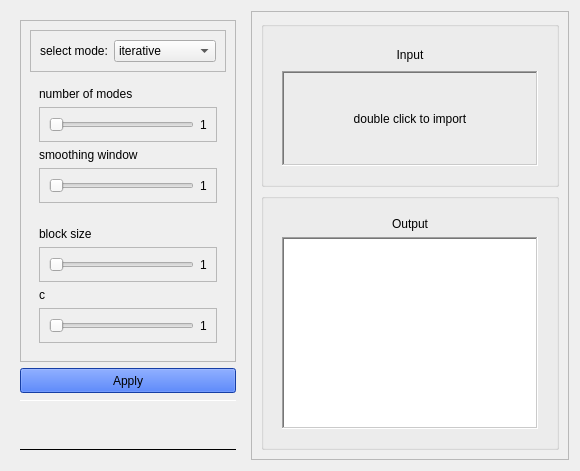
      <widget class="QWidget" name="tab_2">
       <attribute name="title">
        <string>thresholding</string>
       </attribute>
       <layout class="QHBoxLayout" name="horizontalLayout_6">
        <item>
         <widget class="QWidget" name="widget_5" native="true">
          <property name="maximumSize">
           <size>
            <width>300</width>
            <height>16777215</height>
           </size>
          </property>
          <property name="styleSheet">
           <string notr="true">#widget_4{
border: 2px solid white;
border-radius: 5px;
}</string>
          </property>
          <layout class="QVBoxLayout" name="verticalLayout_8">
           <item>
            <widget class="QFrame" name="frame_4">
             <property name="sizePolicy">
              <sizepolicy hsizetype="Preferred" vsizetype="Preferred">
               <horstretch>0</horstretch>
               <verstretch>0</verstretch>
              </sizepolicy>
             </property>
             <property name="frameShape">
              <enum>QFrame::StyledPanel</enum>
             </property>
             <property name="frameShadow">
              <enum>QFrame::Raised</enum>
             </property>
             <layout class="QVBoxLayout" name="verticalLayout_9">
              <item>
               <widget class="QFrame" name="frame_15">
                <property name="frameShape">
                 <enum>QFrame::StyledPanel</enum>
                </property>
                <property name="frameShadow">
                 <enum>QFrame::Raised</enum>
                </property>
                <layout class="QHBoxLayout" name="horizontalLayout_5">
                 <item>
                  <widget class="QLabel" name="label_9">
                   <property name="maximumSize">
                    <size>
                     <width>16777215</width>
                     <height>35</height>
                    </size>
                   </property>
                   <property name="text">
                    <string>select mode:</string>
                   </property>
                  </widget>
                 </item>
                 <item>
                  <widget class="QComboBox" name="thersholding_combo">
                   <property name="currentText">
                    <string>iterative</string>
                   </property>
                   <item>
                    <property name="text">
                     <string>iterative</string>
                    </property>
                   </item>
                   <item>
                    <property name="text">
                     <string>local</string>
                    </property>
                   </item>
                   <item>
                    <property name="text">
                     <string>otsu</string>
                    </property>
                   </item>
                   <item>
                    <property name="text">
                     <string>multi-spectral</string>
                    </property>
                   </item>
                  </widget>
                 </item>
                </layout>
               </widget>
              </item>
              <item>
               <widget class="QWidget" name="spectral_widget" native="true">
                <layout class="QVBoxLayout" name="verticalLayout_24">
                 <item>
                  <widget class="QLabel" name="label_14">
                   <property name="text">
                    <string>number of modes</string>
                   </property>
                  </widget>
                 </item>
                 <item>
                  <widget class="QFrame" name="frame_30">
                   <property name="frameShape">
                    <enum>QFrame::StyledPanel</enum>
                   </property>
                   <property name="frameShadow">
                    <enum>QFrame::Raised</enum>
                   </property>
                   <layout class="QHBoxLayout" name="horizontalLayout_21">
                    <item>
                     <widget class="QSlider" name="num_modes_slider">
                      <property name="minimum">
                       <number>1</number>
                      </property>
                      <property name="maximum">
                       <number>10</number>
                      </property>
                      <property name="orientation">
                       <enum>Qt::Horizontal</enum>
                      </property>
                     </widget>
                    </item>
                    <item>
                     <widget class="QLabel" name="num_modes_label">
                      <property name="text">
                       <string>1</string>
                      </property>
                     </widget>
                    </item>
                   </layout>
                  </widget>
                 </item>
                 <item>
                  <widget class="QLabel" name="label_16">
                   <property name="text">
                    <string>smoothing window</string>
                   </property>
                  </widget>
                 </item>
                 <item>
                  <widget class="QFrame" name="frame_31">
                   <property name="frameShape">
                    <enum>QFrame::StyledPanel</enum>
                   </property>
                   <property name="frameShadow">
                    <enum>QFrame::Raised</enum>
                   </property>
                   <layout class="QHBoxLayout" name="horizontalLayout_22">
                    <item>
                     <widget class="QSlider" name="smoothing_window_slider">
                      <property name="minimum">
                       <number>1</number>
                      </property>
                      <property name="maximum">
                       <number>10</number>
                      </property>
                      <property name="orientation">
                       <enum>Qt::Horizontal</enum>
                      </property>
                     </widget>
                    </item>
                    <item>
                     <widget class="QLabel" name="smoothing_window_label">
                      <property name="text">
                       <string>1</string>
                      </property>
                     </widget>
                    </item>
                   </layout>
                  </widget>
                 </item>
                </layout>
               </widget>
              </item>
              <item>
               <widget class="QWidget" name="local_thresholding_widget" native="true">
                <layout class="QVBoxLayout" name="verticalLayout_25">
                 <item>
                  <widget class="QLabel" name="label_17">
                   <property name="text">
                    <string>block size</string>
                   </property>
                  </widget>
                 </item>
                 <item>
                  <widget class="QFrame" name="frame_32">
                   <property name="frameShape">
                    <enum>QFrame::StyledPanel</enum>
                   </property>
                   <property name="frameShadow">
                    <enum>QFrame::Raised</enum>
                   </property>
                   <layout class="QHBoxLayout" name="horizontalLayout_23">
                    <item>
                     <widget class="QSlider" name="block_size_slider">
                      <property name="minimum">
                       <number>1</number>
                      </property>
                      <property name="maximum">
                       <number>10</number>
                      </property>
                      <property name="orientation">
                       <enum>Qt::Horizontal</enum>
                      </property>
                     </widget>
                    </item>
                    <item>
                     <widget class="QLabel" name="block_size_label">
                      <property name="text">
                       <string>1</string>
                      </property>
                     </widget>
                    </item>
                   </layout>
                  </widget>
                 </item>
                 <item>
                  <widget class="QLabel" name="label_18">
                   <property name="text">
                    <string>c</string>
                   </property>
                  </widget>
                 </item>
                 <item>
                  <widget class="QFrame" name="frame_33">
                   <property name="frameShape">
                    <enum>QFrame::StyledPanel</enum>
                   </property>
                   <property name="frameShadow">
                    <enum>QFrame::Raised</enum>
                   </property>
                   <layout class="QHBoxLayout" name="horizontalLayout_24">
                    <item>
                     <widget class="QSlider" name="c_slider">
                      <property name="minimum">
                       <number>1</number>
                      </property>
                      <property name="maximum">
                       <number>10</number>
                      </property>
                      <property name="orientation">
                       <enum>Qt::Horizontal</enum>
                      </property>
                     </widget>
                    </item>
                    <item>
                     <widget class="QLabel" name="c_label">
                      <property name="text">
                       <string>1</string>
                      </property>
                     </widget>
                    </item>
                   </layout>
                  </widget>
                 </item>
                </layout>
               </widget>
              </item>
             </layout>
            </widget>
           </item>
           <item>
            <widget class="QPushButton" name="apply_btn_thresholding">
             <property name="minimumSize">
              <size>
               <width>0</width>
               <height>25</height>
              </size>
             </property>
             <property name="styleSheet">
              <string notr="true">background-color: rgb(31, 87, 231);
border-color: rgb(0, 0, 127);</string>
             </property>
             <property name="text">
              <string>Apply</string>
             </property>
            </widget>
           </item>
           <item>
            <widget class="Line" name="line_3">
             <property name="palette">
              <palette>
               <active>
                <colorrole role="WindowText">
                 <brush brushstyle="SolidPattern">
                  <color alpha="255">
                   <red>255</red>
                   <green>255</green>
                   <blue>255</blue>
                  </color>
                 </brush>
                </colorrole>
                <colorrole role="Button">
                 <brush brushstyle="SolidPattern">
                  <color alpha="255">
                   <red>15</red>
                   <green>14</green>
                   <blue>19</blue>
                  </color>
                 </brush>
                </colorrole>
                <colorrole role="Light">
                 <brush brushstyle="SolidPattern">
                  <color alpha="255">
                   <red>255</red>
                   <green>255</green>
                   <blue>255</blue>
                  </color>
                 </brush>
                </colorrole>
                <colorrole role="Midlight">
                 <brush brushstyle="SolidPattern">
                  <color alpha="255">
                   <red>255</red>
                   <green>255</green>
                   <blue>255</blue>
                  </color>
                 </brush>
                </colorrole>
                <colorrole role="Dark">
                 <brush brushstyle="SolidPattern">
                  <color alpha="255">
                   <red>127</red>
                   <green>127</green>
                   <blue>127</blue>
                  </color>
                 </brush>
                </colorrole>
                <colorrole role="Mid">
                 <brush brushstyle="SolidPattern">
                  <color alpha="255">
                   <red>170</red>
                   <green>170</green>
                   <blue>170</blue>
                  </color>
                 </brush>
                </colorrole>
                <colorrole role="Text">
                 <brush brushstyle="SolidPattern">
                  <color alpha="255">
                   <red>255</red>
                   <green>255</green>
                   <blue>255</blue>
                  </color>
                 </brush>
                </colorrole>
                <colorrole role="BrightText">
                 <brush brushstyle="SolidPattern">
                  <color alpha="255">
                   <red>255</red>
                   <green>255</green>
                   <blue>255</blue>
                  </color>
                 </brush>
                </colorrole>
                <colorrole role="ButtonText">
                 <brush brushstyle="SolidPattern">
                  <color alpha="255">
                   <red>255</red>
                   <green>255</green>
                   <blue>255</blue>
                  </color>
                 </brush>
                </colorrole>
                <colorrole role="Base">
                 <brush brushstyle="SolidPattern">
                  <color alpha="255">
                   <red>15</red>
                   <green>14</green>
                   <blue>19</blue>
                  </color>
                 </brush>
                </colorrole>
                <colorrole role="Window">
                 <brush brushstyle="SolidPattern">
                  <color alpha="255">
                   <red>15</red>
                   <green>14</green>
                   <blue>19</blue>
                  </color>
                 </brush>
                </colorrole>
                <colorrole role="Shadow">
                 <brush brushstyle="SolidPattern">
                  <color alpha="255">
                   <red>0</red>
                   <green>0</green>
                   <blue>0</blue>
                  </color>
                 </brush>
                </colorrole>
                <colorrole role="AlternateBase">
                 <brush brushstyle="SolidPattern">
                  <color alpha="255">
                   <red>255</red>
                   <green>255</green>
                   <blue>255</blue>
                  </color>
                 </brush>
                </colorrole>
                <colorrole role="ToolTipBase">
                 <brush brushstyle="SolidPattern">
                  <color alpha="255">
                   <red>255</red>
                   <green>255</green>
                   <blue>220</blue>
                  </color>
                 </brush>
                </colorrole>
                <colorrole role="ToolTipText">
                 <brush brushstyle="SolidPattern">
                  <color alpha="255">
                   <red>0</red>
                   <green>0</green>
                   <blue>0</blue>
                  </color>
                 </brush>
                </colorrole>
                <colorrole role="PlaceholderText">
                 <brush brushstyle="SolidPattern">
                  <color alpha="128">
                   <red>0</red>
                   <green>0</green>
                   <blue>0</blue>
                  </color>
                 </brush>
                </colorrole>
               </active>
               <inactive>
                <colorrole role="WindowText">
                 <brush brushstyle="SolidPattern">
                  <color alpha="255">
                   <red>255</red>
                   <green>255</green>
                   <blue>255</blue>
                  </color>
                 </brush>
                </colorrole>
                <colorrole role="Button">
                 <brush brushstyle="SolidPattern">
                  <color alpha="255">
                   <red>15</red>
                   <green>14</green>
                   <blue>19</blue>
                  </color>
                 </brush>
                </colorrole>
                <colorrole role="Light">
                 <brush brushstyle="SolidPattern">
                  <color alpha="255">
                   <red>255</red>
                   <green>255</green>
                   <blue>255</blue>
                  </color>
                 </brush>
                </colorrole>
                <colorrole role="Midlight">
                 <brush brushstyle="SolidPattern">
                  <color alpha="255">
                   <red>255</red>
                   <green>255</green>
                   <blue>255</blue>
                  </color>
                 </brush>
                </colorrole>
                <colorrole role="Dark">
                 <brush brushstyle="SolidPattern">
                  <color alpha="255">
                   <red>127</red>
                   <green>127</green>
                   <blue>127</blue>
                  </color>
                 </brush>
                </colorrole>
                <colorrole role="Mid">
                 <brush brushstyle="SolidPattern">
                  <color alpha="255">
                   <red>170</red>
                   <green>170</green>
                   <blue>170</blue>
                  </color>
                 </brush>
                </colorrole>
                <colorrole role="Text">
                 <brush brushstyle="SolidPattern">
                  <color alpha="255">
                   <red>255</red>
                   <green>255</green>
                   <blue>255</blue>
                  </color>
                 </brush>
                </colorrole>
                <colorrole role="BrightText">
                 <brush brushstyle="SolidPattern">
                  <color alpha="255">
                   <red>255</red>
                   <green>255</green>
                   <blue>255</blue>
                  </color>
                 </brush>
                </colorrole>
                <colorrole role="ButtonText">
                 <brush brushstyle="SolidPattern">
                  <color alpha="255">
                   <red>255</red>
                   <green>255</green>
                   <blue>255</blue>
                  </color>
                 </brush>
                </colorrole>
                <colorrole role="Base">
                 <brush brushstyle="SolidPattern">
                  <color alpha="255">
                   <red>15</red>
                   <green>14</green>
                   <blue>19</blue>
                  </color>
                 </brush>
                </colorrole>
                <colorrole role="Window">
                 <brush brushstyle="SolidPattern">
                  <color alpha="255">
                   <red>15</red>
                   <green>14</green>
                   <blue>19</blue>
                  </color>
                 </brush>
                </colorrole>
                <colorrole role="Shadow">
                 <brush brushstyle="SolidPattern">
                  <color alpha="255">
                   <red>0</red>
                   <green>0</green>
                   <blue>0</blue>
                  </color>
                 </brush>
                </colorrole>
                <colorrole role="AlternateBase">
                 <brush brushstyle="SolidPattern">
                  <color alpha="255">
                   <red>255</red>
                   <green>255</green>
                   <blue>255</blue>
                  </color>
                 </brush>
                </colorrole>
                <colorrole role="ToolTipBase">
                 <brush brushstyle="SolidPattern">
                  <color alpha="255">
                   <red>255</red>
                   <green>255</green>
                   <blue>220</blue>
                  </color>
                 </brush>
                </colorrole>
                <colorrole role="ToolTipText">
                 <brush brushstyle="SolidPattern">
                  <color alpha="255">
                   <red>0</red>
                   <green>0</green>
                   <blue>0</blue>
                  </color>
                 </brush>
                </colorrole>
                <colorrole role="PlaceholderText">
                 <brush brushstyle="SolidPattern">
                  <color alpha="128">
                   <red>0</red>
                   <green>0</green>
                   <blue>0</blue>
                  </color>
                 </brush>
                </colorrole>
               </inactive>
               <disabled>
                <colorrole role="WindowText">
                 <brush brushstyle="SolidPattern">
                  <color alpha="255">
                   <red>255</red>
                   <green>255</green>
                   <blue>255</blue>
                  </color>
                 </brush>
                </colorrole>
                <colorrole role="Button">
                 <brush brushstyle="SolidPattern">
                  <color alpha="255">
                   <red>15</red>
                   <green>14</green>
                   <blue>19</blue>
                  </color>
                 </brush>
                </colorrole>
                <colorrole role="Light">
                 <brush brushstyle="SolidPattern">
                  <color alpha="255">
                   <red>255</red>
                   <green>255</green>
                   <blue>255</blue>
                  </color>
                 </brush>
                </colorrole>
                <colorrole role="Midlight">
                 <brush brushstyle="SolidPattern">
                  <color alpha="255">
                   <red>255</red>
                   <green>255</green>
                   <blue>255</blue>
                  </color>
                 </brush>
                </colorrole>
                <colorrole role="Dark">
                 <brush brushstyle="SolidPattern">
                  <color alpha="255">
                   <red>127</red>
                   <green>127</green>
                   <blue>127</blue>
                  </color>
                 </brush>
                </colorrole>
                <colorrole role="Mid">
                 <brush brushstyle="SolidPattern">
                  <color alpha="255">
                   <red>170</red>
                   <green>170</green>
                   <blue>170</blue>
                  </color>
                 </brush>
                </colorrole>
                <colorrole role="Text">
                 <brush brushstyle="SolidPattern">
                  <color alpha="255">
                   <red>255</red>
                   <green>255</green>
                   <blue>255</blue>
                  </color>
                 </brush>
                </colorrole>
                <colorrole role="BrightText">
                 <brush brushstyle="SolidPattern">
                  <color alpha="255">
                   <red>255</red>
                   <green>255</green>
                   <blue>255</blue>
                  </color>
                 </brush>
                </colorrole>
                <colorrole role="ButtonText">
                 <brush brushstyle="SolidPattern">
                  <color alpha="255">
                   <red>255</red>
                   <green>255</green>
                   <blue>255</blue>
                  </color>
                 </brush>
                </colorrole>
                <colorrole role="Base">
                 <brush brushstyle="SolidPattern">
                  <color alpha="255">
                   <red>15</red>
                   <green>14</green>
                   <blue>19</blue>
                  </color>
                 </brush>
                </colorrole>
                <colorrole role="Window">
                 <brush brushstyle="SolidPattern">
                  <color alpha="255">
                   <red>15</red>
                   <green>14</green>
                   <blue>19</blue>
                  </color>
                 </brush>
                </colorrole>
                <colorrole role="Shadow">
                 <brush brushstyle="SolidPattern">
                  <color alpha="255">
                   <red>0</red>
                   <green>0</green>
                   <blue>0</blue>
                  </color>
                 </brush>
                </colorrole>
                <colorrole role="AlternateBase">
                 <brush brushstyle="SolidPattern">
                  <color alpha="255">
                   <red>255</red>
                   <green>255</green>
                   <blue>255</blue>
                  </color>
                 </brush>
                </colorrole>
                <colorrole role="ToolTipBase">
                 <brush brushstyle="SolidPattern">
                  <color alpha="255">
                   <red>255</red>
                   <green>255</green>
                   <blue>220</blue>
                  </color>
                 </brush>
                </colorrole>
                <colorrole role="ToolTipText">
                 <brush brushstyle="SolidPattern">
                  <color alpha="255">
                   <red>0</red>
                   <green>0</green>
                   <blue>0</blue>
                  </color>
                 </brush>
                </colorrole>
                <colorrole role="PlaceholderText">
                 <brush brushstyle="SolidPattern">
                  <color alpha="128">
                   <red>0</red>
                   <green>0</green>
                   <blue>0</blue>
                  </color>
                 </brush>
                </colorrole>
               </disabled>
              </palette>
             </property>
             <property name="styleSheet">
              <string notr="true">color: rgb(255, 255, 255);</string>
             </property>
             <property name="frameShadow">
              <enum>QFrame::Plain</enum>
             </property>
             <property name="lineWidth">
              <number>1</number>
             </property>
             <property name="orientation">
              <enum>Qt::Horizontal</enum>
             </property>
            </widget>
           </item>
           <item>
            <spacer name="verticalSpacer_2">
             <property name="orientation">
              <enum>Qt::Vertical</enum>
             </property>
             <property name="sizeHint" stdset="0">
              <size>
               <width>20</width>
               <height>40</height>
              </size>
             </property>
            </spacer>
           </item>
           <item>
            <widget class="Line" name="line_4">
             <property name="frameShadow">
              <enum>QFrame::Plain</enum>
             </property>
             <property name="orientation">
              <enum>Qt::Horizontal</enum>
             </property>
            </widget>
           </item>
          </layout>
         </widget>
        </item>
        <item>
         <widget class="QFrame" name="frame_6">
          <property name="frameShape">
           <enum>QFrame::StyledPanel</enum>
          </property>
          <property name="frameShadow">
           <enum>QFrame::Raised</enum>
          </property>
          <layout class="QVBoxLayout" name="verticalLayout_29">
           <item>
            <widget class="QGroupBox" name="groupBox_5">
             <property name="title">
              <string/>
             </property>
             <layout class="QGridLayout" name="gridLayout_24">
              <item row="1" column="0">
               <layout class="QVBoxLayout" name="verticalLayout_15">
                <property name="spacing">
                 <number>0</number>
                </property>
                <item>
                 <layout class="QVBoxLayout" name="verticalLayout_16">
                  <item>
                   <widget class="QGroupBox" name="groupBox_6">
                    <property name="minimumSize">
                     <size>
                      <width>250</width>
                      <height>0</height>
                     </size>
                    </property>
                    <property name="styleSheet">
                     <string notr="true">QGroupBox {
    border: none; /* or border: 0; */
}

QGroupBox::title {
    subcontrol-origin: margin;
    subcontrol-position: top left;
    padding: 0 5px; /* Optional padding for the title */
}

</string>
                    </property>
                    <property name="title">
                     <string/>
                    </property>
                    <layout class="QVBoxLayout" name="verticalLayout_17">
                     <item>
                      <widget class="QLabel" name="label_20">
                       <property name="maximumSize">
                        <size>
                         <width>16777215</width>
                         <height>20</height>
                        </size>
                       </property>
                       <property name="text">
                        <string>Input</string>
                       </property>
                       <property name="alignment">
                        <set>Qt::AlignCenter</set>
                       </property>
                      </widget>
                     </item>
                     <item>
                      <widget class="QLabel" name="input_img_thresholding">
                       <property name="sizePolicy">
                        <sizepolicy hsizetype="Preferred" vsizetype="Preferred">
                         <horstretch>0</horstretch>
                         <verstretch>0</verstretch>
                        </sizepolicy>
                       </property>
                       <property name="minimumSize">
                        <size>
                         <width>0</width>
                         <height>0</height>
                        </size>
                       </property>
                       <property name="maximumSize">
                        <size>
                         <width>16777215</width>
                         <height>16777215</height>
                        </size>
                       </property>
                       <property name="frameShape">
                        <enum>QFrame::WinPanel</enum>
                       </property>
                       <property name="frameShadow">
                        <enum>QFrame::Sunken</enum>
                       </property>
                       <property name="text">
                        <string>double click to import</string>
                       </property>
                       <property name="scaledContents">
                        <bool>false</bool>
                       </property>
                       <property name="alignment">
                        <set>Qt::AlignCenter</set>
                       </property>
                      </widget>
                     </item>
                    </layout>
                   </widget>
                  </item>
                 </layout>
                </item>
               </layout>
              </item>
             </layout>
            </widget>
           </item>
           <item>
            <widget class="QGroupBox" name="groupBox_7">
             <property name="title">
              <string/>
             </property>
             <layout class="QGridLayout" name="gridLayout_25">
              <item row="1" column="0">
               <layout class="QVBoxLayout" name="verticalLayout_18">
                <property name="spacing">
                 <number>0</number>
                </property>
                <item>
                 <layout class="QVBoxLayout" name="verticalLayout_19">
                  <item>
                   <widget class="QGroupBox" name="groupBox_8">
                    <property name="minimumSize">
                     <size>
                      <width>250</width>
                      <height>0</height>
                     </size>
                    </property>
                    <property name="styleSheet">
                     <string notr="true">QGroupBox {
    border: none; /* or border: 0; */
}

QGroupBox::title {
    subcontrol-origin: margin;
    subcontrol-position: top left;
    padding: 0 5px; /* Optional padding for the title */
}

</string>
                    </property>
                    <property name="title">
                     <string/>
                    </property>
                    <layout class="QVBoxLayout" name="verticalLayout_20">
                     <item>
                      <widget class="QLabel" name="label_21">
                       <property name="maximumSize">
                        <size>
                         <width>16777215</width>
                         <height>20</height>
                        </size>
                       </property>
                       <property name="text">
                        <string>Output</string>
                       </property>
                       <property name="alignment">
                        <set>Qt::AlignCenter</set>
                       </property>
                      </widget>
                     </item>
                     <item>
                      <widget class="QGraphicsView" name="output_img_thresholding_GV">
                       <property name="sizePolicy">
                        <sizepolicy hsizetype="Preferred" vsizetype="Preferred">
                         <horstretch>0</horstretch>
                         <verstretch>0</verstretch>
                        </sizepolicy>
                       </property>
                       <property name="frameShape">
                        <enum>QFrame::WinPanel</enum>
                       </property>
                       <property name="frameShadow">
                        <enum>QFrame::Sunken</enum>
                       </property>
                      </widget>
                     </item>
                    </layout>
                   </widget>
                  </item>
                 </layout>
                </item>
               </layout>
              </item>
             </layout>
            </widget>
           </item>
          </layout>
         </widget>
        </item>
       </layout>
      </widget>
